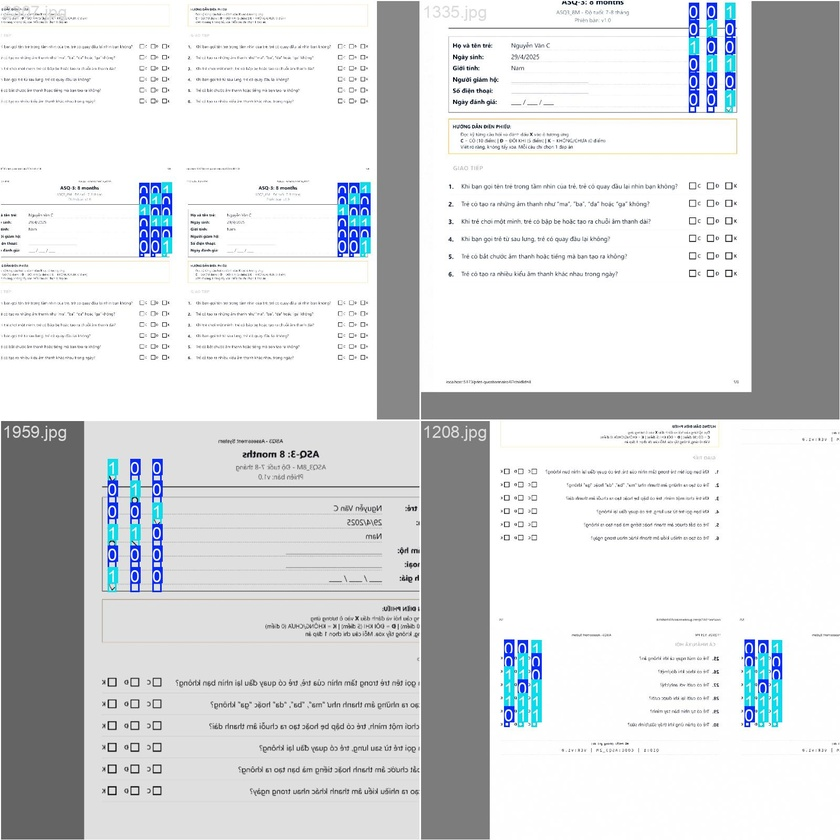
#> input picture ocr-service/checkbox_model/asq3_checkbox/train_batch0.jpg, 840 x 840 px, shrunk from 1600 x 1600 before the run
$ python -i detect_layouts.py   (imports and definitions only)
#> lines starting #> are read from the running program, lines starting #| are printed output that depends on the picture; after the words box and inside, x2 and y2 are one past the last pixel; in counts of white or black regions, pixels touching at a corner belong together
#> further down, picture is the input picture: shape (840, 840, 3); mean B, G, R 218.9, 217.2, 215
#!/usr/bin/env python3
"""
detect_layouts.py

Mục đích:
 - Quét folder chứa các thư mục theo độ tuổi (ví dụ: asq3_pdf_pages/6m/)
 - Với mỗi ảnh PNG, tìm các ô checkbox (ô vuông)
 - Xuất file JSON layout cho mỗi độ tuổi: layouts/<age>.json
 - Lưu ảnh debug với ô vuông được khoanh để bạn verify: layouts/debug/<age>/

Kỹ thuật:
 - Thresh + morphology -> tìm contours -> approxPolyDP -> lọc theo số cạnh (4) + tỉ lệ khung (aspect ratio ~ 1)
 - Lọc theo diện tích (min_area, max_area) để tránh tìm nhầm
 - Ghi toạ độ cả absolute (x,y,w,h) & normalized (cx,cy,w,h) theo kích thước ảnh (0-1)

Usage:
    python3 detect_layouts.py --input_dir asq3_pdf_pages --out_dir layouts

Dependencies:
    pip install opencv-python pillow tqdm numpy

Author: ChatGPT (refactor-ready)
"""
import os
import json
import cv2
import numpy as np
from PIL import Image
from tqdm import tqdm
import argparse

def find_checkboxes_for_image(img_bgr, min_area=200, max_area=None, approx_eps=0.02):
    """
    Return list of detected checkbox bounding boxes in (x, y, w, h) format.
    img_bgr: input BGR image (numpy array).
    """
#> called with min_area = 200, approx_eps = 0.02
    gray = cv2.cvtColor(img_bgr, cv2.COLOR_BGR2GRAY)
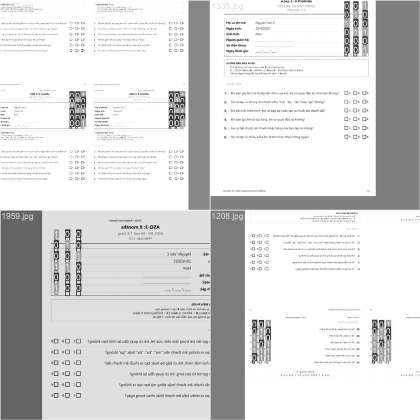
#> gray: shape (840, 840) (shown at 1/2 size); min 0, max 255, mean 216.7
    # Smooth a bit
    blur = cv2.GaussianBlur(gray, (3,3), 0)
    # Adaptive threshold for variable lighting
    th = cv2.adaptiveThreshold(blur, 255,
                               cv2.ADAPTIVE_THRESH_GAUSSIAN_C,
                               cv2.THRESH_BINARY_INV, 25, 9)
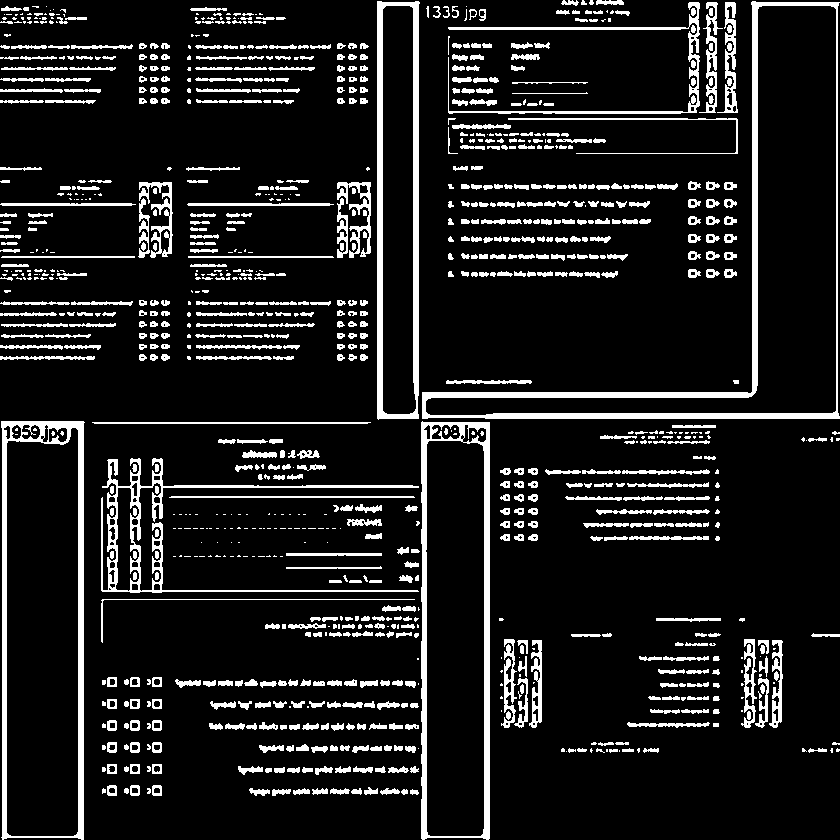
#> th: shape (840, 840); 11.7% white; 1057 white regions (356 under 20 px), largest, box (x1, y1, x2, y2) and area: (422, 1, 840, 419) 7877, (1, 421, 85, 840) 5626, (421, 421, 490, 840) 5507

    # Morphology to close gaps in box borders
    kernel = cv2.getStructuringElement(cv2.MORPH_RECT, (3,3))
    th = cv2.morphologyEx(th, cv2.MORPH_CLOSE, kernel, iterations=1)
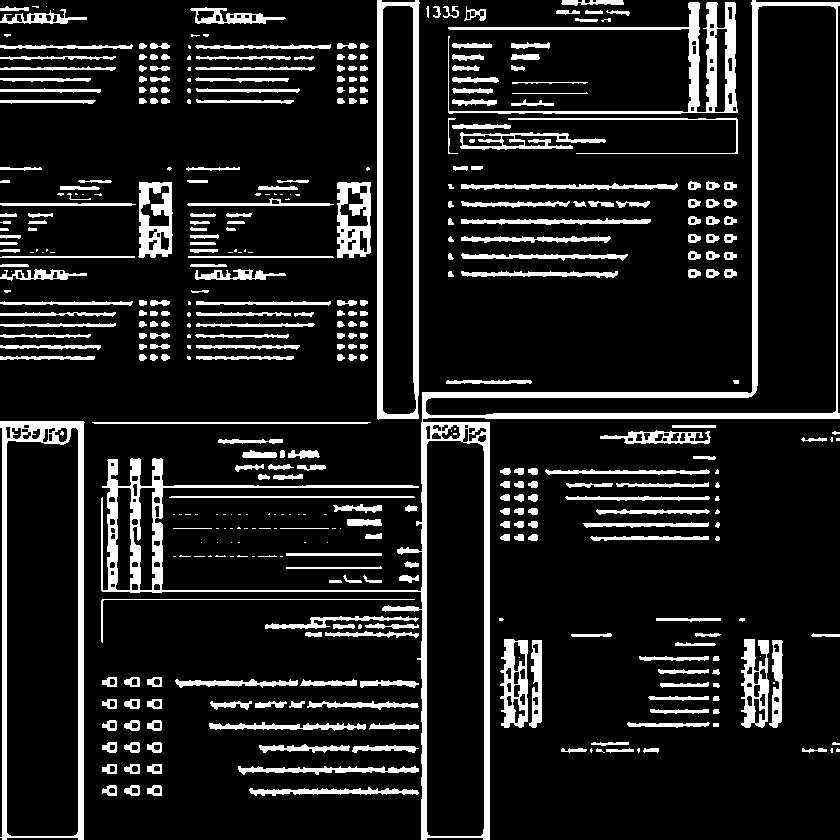
#> th: shape (840, 840); 12.8% white; 425 white regions (104 under 20 px)

    contours, hierarchy = cv2.findContours(th, cv2.RETR_EXTERNAL, cv2.CHAIN_APPROX_SIMPLE)
#> contours = 419 contours, 125 with area under 20; largest, box (x1, y1, x2, y2) and area: (101, 0, 840, 840) 79368, (0, 421, 85, 840) 33730, (377, 0, 420, 420) 17056, (448, 2, 738, 114) 4699, (138, 182, 173, 258) 2292

    h_img, w_img = gray.shape[:2]
    if max_area is None:
        max_area = (w_img * h_img) // 20  # heuristic

    boxes = []
    for cnt in contours:
        area = cv2.contourArea(cnt)
        if area < min_area or area > max_area:
            continue

        # approximate polygon
        peri = cv2.arcLength(cnt, True)
        approx = cv2.approxPolyDP(cnt, approx_eps * peri, True)
        if len(approx) != 4:
            # not a quadrilateral
            continue

        # bounding rect
        x, y, w, h = cv2.boundingRect(approx)

        # Aspect ratio filter (square-like)
        ar = float(w) / float(h) if h > 0 else 0
        if ar < 0.6 or ar > 1.6:
            continue

        # Border thickness / solidity: small holes inside allowed
        hull = cv2.convexHull(cnt)
        hull_area = cv2.contourArea(hull)
        solidity = area / hull_area if hull_area > 0 else 0
        # Check solidity (boxes with fairly thin borders may have lower solidity) — keep flexible
        # We'll accept typical range 0.4 - 1.0
        if solidity < 0.25:
            continue

        boxes.append((x, y, w, h, float(area)))
#> this loop made 419 passes
#> area on passes 2 to 4: 114.5, 117, 105
#> after the loop, boxes = []

    # Optionally sort left->right, top->bottom
    boxes_sorted = sorted(boxes, key=lambda b: (b[1], b[0]))
#> boxes_sorted = []
    return boxes_sorted, th

# [100 lines left out: functions mark_debug_image, process_age_folder, main, not called in this run]

# [16 lines not run here, left out]

>>> import cv2
>>> picture = cv2.imread('../ocr-service/checkbox_model/asq3_checkbox/train_batch0.jpg')
>>> result = find_checkboxes_for_image(picture)

$ run again, on ocr-service/checkbox_model/asq3_checkbox/train_batch2.jpg
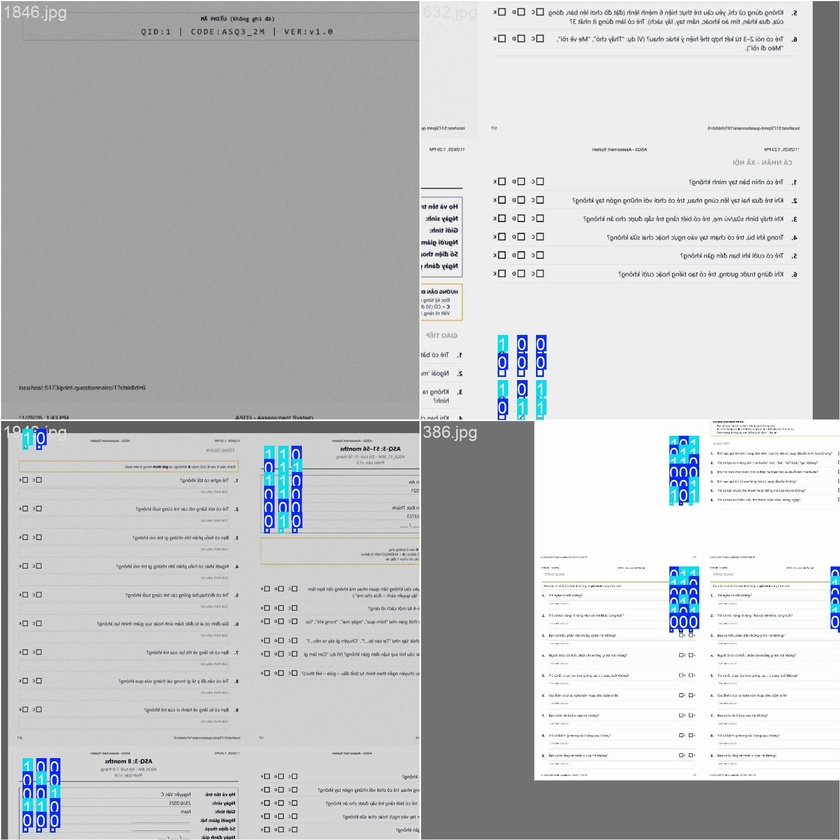
#> input picture ocr-service/checkbox_model/asq3_checkbox/train_batch2.jpg, 840 x 840 px, shrunk from 1600 x 1600 before the run
#> picture is the input picture: shape (840, 840, 3); mean B, G, R 195.8, 194.3, 192.8
#> in find_checkboxes_for_image, `th = cv2.adaptiveThreshold(blur, 255, cv2.ADAPTIVE_THRESH_GAUSSIAN_C, ..`:
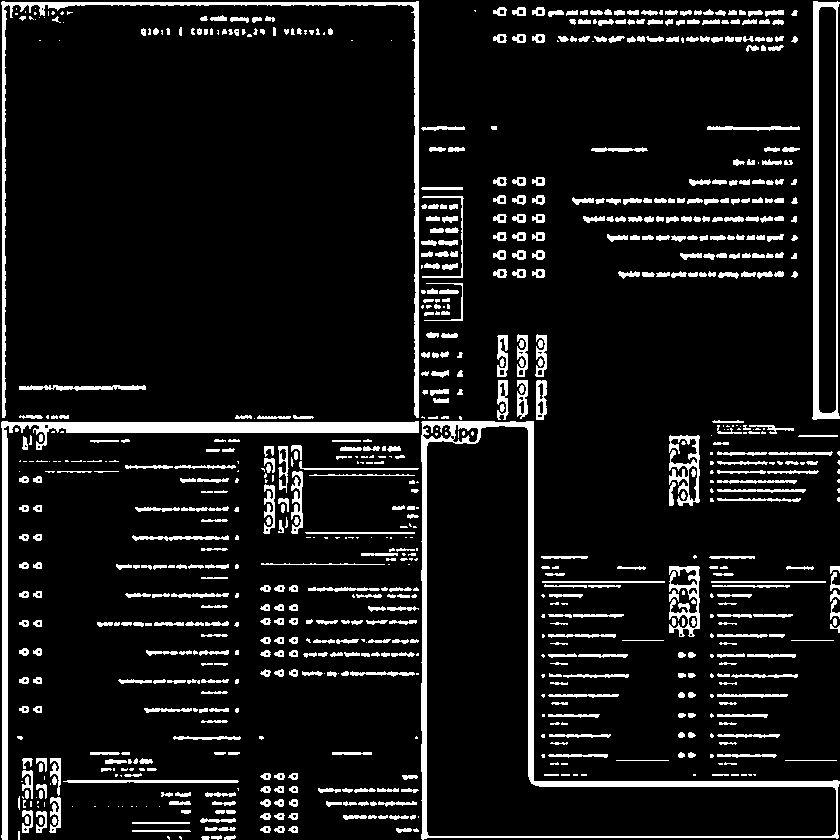
#> th: shape (840, 840); 9.5% white; 834 white regions (237 under 20 px), largest, box (x1, y1, x2, y2) and area: (421, 421, 840, 840) 8055, (1, 421, 419, 840) 6881, (1, 1, 419, 418) 4960
#> in find_checkboxes_for_image, `th = cv2.morphologyEx(th, cv2.MORPH_CLOSE, kernel, iterations=1)`:
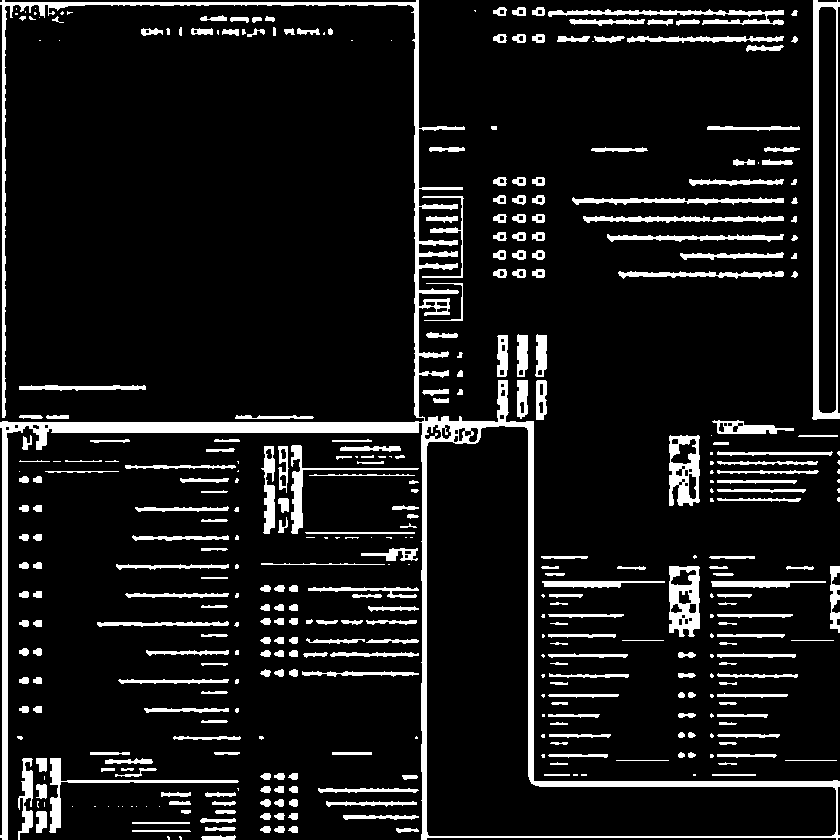
#> th: shape (840, 840); 10.3% white; 399 white regions (98 under 20 px)
#> contours = 399 contours, 136 with area under 20; largest, box (x1, y1, x2, y2) and area: (0, 0, 840, 840) 75152, (812, 0, 840, 420) 10018, (669, 566, 700, 637) 1866, (669, 435, 700, 506) 1836, (548, 9, 784, 25) 950
#> the loop in find_checkboxes_for_image, `for cnt in contours:` made 399 passes
#> area on passes 3, 5, 6: 96.5, 53.5, 75
#> after the loop in find_checkboxes_for_image, `for cnt in contours:`: boxes = []

$ run again, on ocr-service/checkbox_model/asq3_checkbox/train_batch21640.jpg
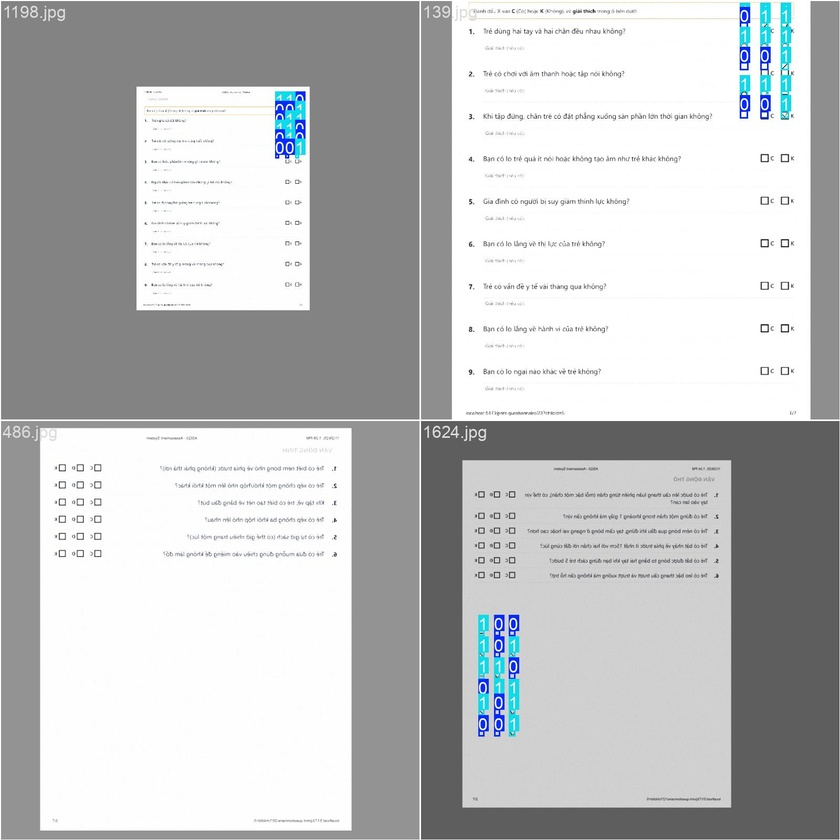
#> input picture ocr-service/checkbox_model/asq3_checkbox/train_batch21640.jpg, 840 x 840 px, shrunk from 1600 x 1600 before the run
#> picture is the input picture: shape (840, 840, 3); mean B, G, R 192.2, 191.5, 190.1
#> in find_checkboxes_for_image, `th = cv2.adaptiveThreshold(blur, 255, cv2.ADAPTIVE_THRESH_GAUSSIAN_C, ..`:
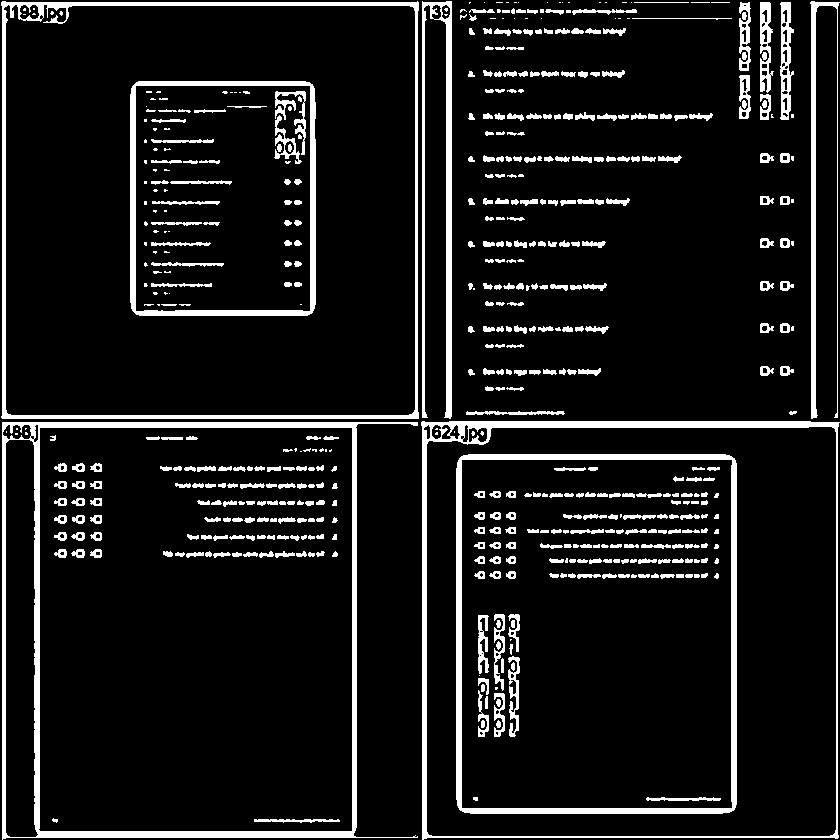
#> th: shape (840, 840); 9.9% white; 562 white regions (125 under 20 px), largest, box (x1, y1, x2, y2) and area: (2, 422, 418, 840) 10613, (456, 454, 737, 814) 7375, (421, 421, 840, 840) 6959
#> in find_checkboxes_for_image, `th = cv2.morphologyEx(th, cv2.MORPH_CLOSE, kernel, iterations=1)`:
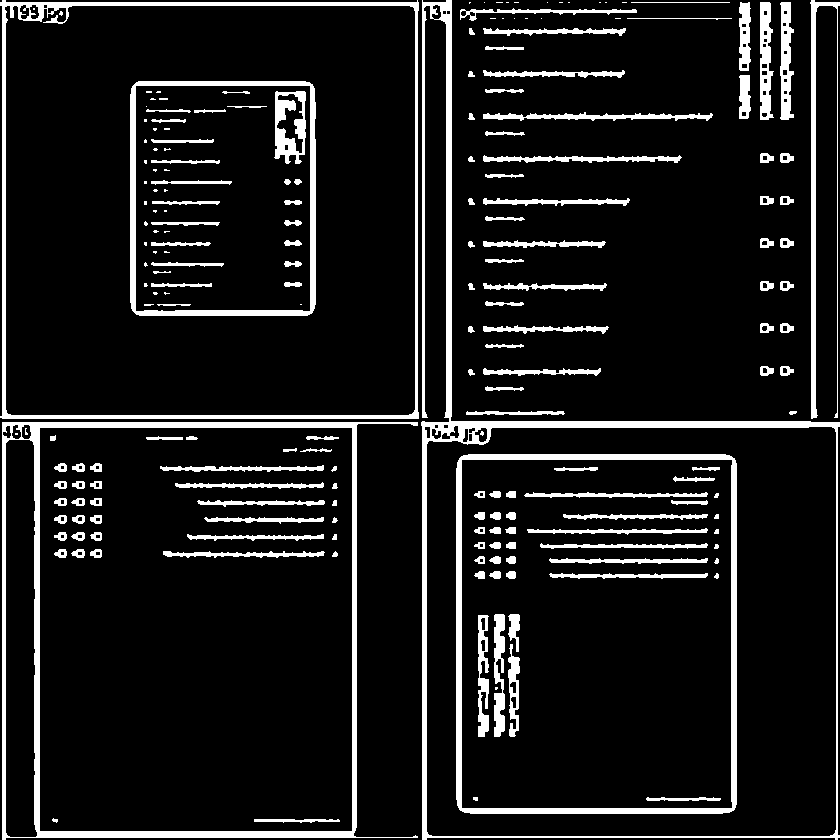
#> th: shape (840, 840); 10.5% white; 210 white regions (58 under 20 px)
#> contours = 69 contours, 22 with area under 20; largest, box (x1, y1, x2, y2) and area: (421, 0, 840, 840) 175864, (0, 0, 419, 419) 172672, (2, 422, 418, 840) 146978, (810, 0, 840, 419) 1780, (760, 2, 774, 120) 1119
#> the loop in find_checkboxes_for_image, `for cnt in contours:` made 69 passes
#> area on passes 1, 4, 5, 7, 8, 9, 10, 12: 146978.5, 78.5, 21, 91, 95.5, 70, 23, 93.5
#> after the loop in find_checkboxes_for_image, `for cnt in contours:`: boxes = []
